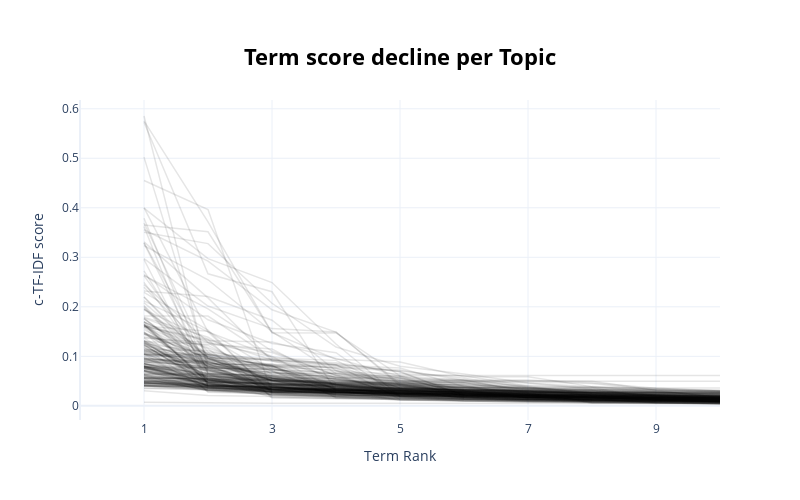

The cell this chart's notebook holds for it:
### Code cell
topic_model.visualize_term_rank()
